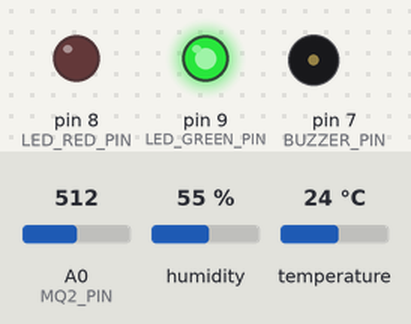
Bench run of a sketch on a simulated Arduino Uno, built for the host (arithmetic inside an expression is 32-bit, double 64-bit). Parts: output pins drawn as LEDs (lit = HIGH), buzzer (waves = sounding). Inputs (shaded band) come from the test bench; at power-on: A0 (MQ2_PIN) = 512, humidity 55 %, temperature 24 °C. WiFi joins after 1.5 s; servers stay silent unless stated; uploads are accepted with an empty reply; what the sketch prints to the serial monitor is not drawn.

Above: at 0.1 s.
At 15.8 s:
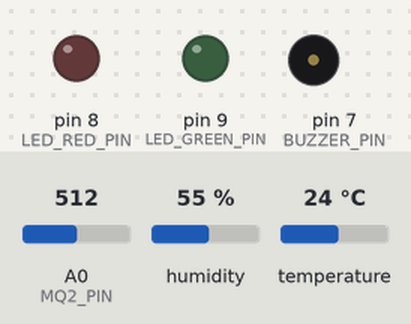
At 32.7 s:
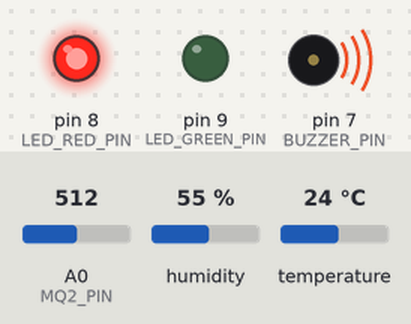
Timing chart, 0 to 34.2 s (numbered marks = the images above):
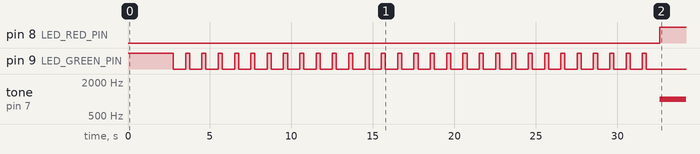

The sketch:

fire_detection.ino
```cpp
/*
 * Smart Fire Detection System - Arduino Firmware
 * Hardware: Arduino Uno + Ethernet Shield (W5100)
 * Sensors:  MQ-2 (Smoke/Gas) + DHT22 (Temperature/Humidity)
 *
 * Wiring:
 *   MQ-2  VCC -> 5V | GND -> GND | AOUT -> A0
 *   DHT22 VCC -> 5V | GND -> GND | DATA -> D2 (with 10k pull-up)
 *   Buzzer             -> D7
 *   LED (Red/Alert)    -> D8
 *   LED (Green/Normal) -> D9
 */

#include <SPI.h>
#include <Ethernet.h>
#include <DHT.h>
#include <ArduinoJson.h>

// ─── CONFIG ────────────────────────────────────────────────────────────────
#define DEVICE_ID       "SENSOR-NODE-01"
#define DEVICE_LOCATION "Server Room"

// Sensor Pins
#define MQ2_PIN       A0
#define DHT_PIN       2
#define DHT_TYPE      DHT22   // Change to DHT11 if using DHT11
#define BUZZER_PIN    7
#define LED_RED_PIN   8
#define LED_GREEN_PIN 9

// Alert Thresholds (tune these for your environment)
#define SMOKE_THRESHOLD_WARN   300   // ADC value (0-1023)
#define SMOKE_THRESHOLD_DANGER 600
#define TEMP_THRESHOLD_WARN    40.0  // °C
#define TEMP_THRESHOLD_DANGER  55.0
#define GAS_PPM_WARN           200
#define GAS_PPM_DANGER         500

// Network — update these for your setup
byte mac[]     = { 0xDE, 0xAD, 0xBE, 0xEF, 0xFE, 0xED };
IPAddress ip(192, 168, 1, 177);          // Arduino static IP
IPAddress server(192, 168, 1, 100);      // Flask server IP
const int SERVER_PORT = 5000;

// Intervals
const unsigned long SEND_INTERVAL    = 5000;   // 5s normal reporting
const unsigned long ALERT_INTERVAL   = 2000;   // 2s during alert
const unsigned long WARMUP_TIME      = 30000;  // 30s MQ-2 warmup

// ─── GLOBALS ───────────────────────────────────────────────────────────────
EthernetClient client;
DHT dht(DHT_PIN, DHT_TYPE);

unsigned long lastSendTime  = 0;
unsigned long startupTime   = 0;
bool          sensorWarmedUp = false;
int           alertLevel    = 0;   // 0=normal, 1=warning, 2=danger

// ─── SETUP ─────────────────────────────────────────────────────────────────
void setup() {
  Serial.begin(9600);
  while (!Serial) {}

  pinMode(BUZZER_PIN,    OUTPUT);
  pinMode(LED_RED_PIN,   OUTPUT);
  pinMode(LED_GREEN_PIN, OUTPUT);

  // Startup indicator
  digitalWrite(LED_GREEN_PIN, HIGH);
  Serial.println(F("=== Smart Fire Detection System ==="));
  Serial.print(F("Device ID: ")); Serial.println(DEVICE_ID);

  // Init Ethernet
  Serial.println(F("Initializing Ethernet..."));
  if (Ethernet.begin(mac) == 0) {
    Serial.println(F("DHCP failed, using static IP"));
    Ethernet.begin(mac, ip);
  }
  delay(1000);
  Serial.print(F("IP: ")); Serial.println(Ethernet.localIP());

  // Init DHT
  dht.begin();

  // MQ-2 warmup
  Serial.println(F("Warming up MQ-2 sensor (30s)..."));
  startupTime = millis();
  for (int i = 30; i > 0; i--) {
    Serial.print(i); Serial.print(F("s "));
    blinkLED(LED_GREEN_PIN, 500);
    delay(500);
  }
  Serial.println();
  sensorWarmedUp = true;
  Serial.println(F("System ready!"));
}

// ─── MAIN LOOP ─────────────────────────────────────────────────────────────
void loop() {
  unsigned long now      = millis();
  unsigned long interval = (alertLevel > 0) ? ALERT_INTERVAL : SEND_INTERVAL;

  if (now - lastSendTime >= interval) {
    lastSendTime = now;

    // Read sensors
    float temperature = dht.readTemperature();
    float humidity    = dht.readHumidity();
    int   smokeRaw    = analogRead(MQ2_PIN);
    float smokePPM    = convertToPPM(smokeRaw);
    bool  dhtValid    = !isnan(temperature) && !isnan(humidity);

    // Debug output
    Serial.println(F("--- Sensor Readings ---"));
    Serial.print(F("Temp: "));     Serial.print(temperature); Serial.println(F(" °C"));
    Serial.print(F("Humidity: ")); Serial.print(humidity);    Serial.println(F(" %"));
    Serial.print(F("Smoke Raw: ")); Serial.println(smokeRaw);
    Serial.print(F("Smoke PPM: ")); Serial.println(smokePPM);

    // Evaluate alert level
    alertLevel = evaluateAlert(smokeRaw, smokePPM, temperature);
    Serial.print(F("Alert Level: ")); Serial.println(alertLevel);

    // Activate local alerts
    handleLocalAlert(alertLevel);

    // Send to Flask server
    if (dhtValid) {
      sendSensorData(temperature, humidity, smokeRaw, smokePPM, alertLevel);
    } else {
      Serial.println(F("DHT read failed — skipping send"));
    }
  }

  Ethernet.maintain();
}

// ─── FUNCTIONS ─────────────────────────────────────────────────────────────

// Convert MQ-2 ADC value to approximate PPM (calibrated for LPG/Smoke)
float convertToPPM(int rawValue) {
  // Simple linear mapping — replace with Rs/Ro curve for accuracy
  // MQ-2 typical: clean air Rs/Ro ~9.8, danger ~1
  float voltage = rawValue * (5.0 / 1023.0);
  float ppm = (voltage / 5.0) * 1000.0;
  return ppm;
}

// Determine alert level from sensor values
int evaluateAlert(int smokeRaw, float smokePPM, float temp) {
  if (smokeRaw >= SMOKE_THRESHOLD_DANGER ||
      smokePPM >= GAS_PPM_DANGER         ||
      temp     >= TEMP_THRESHOLD_DANGER) {
    return 2; // DANGER
  }
  if (smokeRaw >= SMOKE_THRESHOLD_WARN  ||
      smokePPM >= GAS_PPM_WARN          ||
      temp     >= TEMP_THRESHOLD_WARN) {
    return 1; // WARNING
  }
  return 0; // NORMAL
}

// Drive buzzer and LEDs based on alert
void handleLocalAlert(int level) {
  switch (level) {
    case 2: // DANGER — continuous alarm
      digitalWrite(LED_GREEN_PIN, LOW);
      digitalWrite(LED_RED_PIN, HIGH);
      tone(BUZZER_PIN, 1000);
      break;
    case 1: // WARNING — slow beep
      digitalWrite(LED_GREEN_PIN, LOW);
      blinkLED(LED_RED_PIN, 300);
      tone(BUZZER_PIN, 800, 200);
      break;
    default: // NORMAL
      noTone(BUZZER_PIN);
      digitalWrite(LED_RED_PIN, LOW);
      digitalWrite(LED_GREEN_PIN, HIGH);
      break;
  }
}

// POST sensor data as JSON to Flask API
void sendSensorData(float temp, float hum, int smokeRaw, float smokePPM, int alert) {
  Serial.println(F("Connecting to server..."));

  if (!client.connect(server, SERVER_PORT)) {
    Serial.println(F("Connection FAILED"));
    return;
  }

  // Build JSON payload
  StaticJsonDocument<256> doc;
  doc["device_id"]   = DEVICE_ID;
  doc["location"]    = DEVICE_LOCATION;
  doc["temperature"] = serialized(String(temp, 2));
  doc["humidity"]    = serialized(String(hum, 2));
  doc["smoke_raw"]   = smokeRaw;
  doc["smoke_ppm"]   = serialized(String(smokePPM, 2));
  doc["alert_level"] = alert;  // 0=normal,1=warning,2=danger
  doc["uptime_s"]    = millis() / 1000;

  String payload;
  serializeJson(doc, payload);

  // HTTP POST
  client.println(F("POST /api/sensor-data HTTP/1.1"));
  client.print(F("Host: ")); client.print(server); client.print(F(":")); client.println(SERVER_PORT);
  client.println(F("Content-Type: application/json"));
  client.println(F("Connection: close"));
  client.print(F("Content-Length: ")); client.println(payload.length());
  client.println();
  client.println(payload);

  // Read response (wait up to 3s)
  unsigned long timeout = millis();
  while (client.connected() && millis() - timeout < 3000) {
    if (client.available()) {
      String line = client.readStringUntil('\n');
      if (line.startsWith(F("HTTP"))) {
        Serial.print(F("Server response: ")); Serial.println(line);
      }
      break;
    }
  }

  client.stop();
  Serial.println(F("Data sent OK"));
}

void blinkLED(int pin, int ms) {
  digitalWrite(pin, HIGH);
  delay(ms / 2);
  digitalWrite(pin, LOW);
  delay(ms / 2);
}
```

Measured:
- by itself, pin 8 (LED_RED_PIN): LOW → HIGH at 32.6 s
- by itself, tone on pin 7 (BUZZER_PIN): silent → 1000 Hz at 32.6 s
